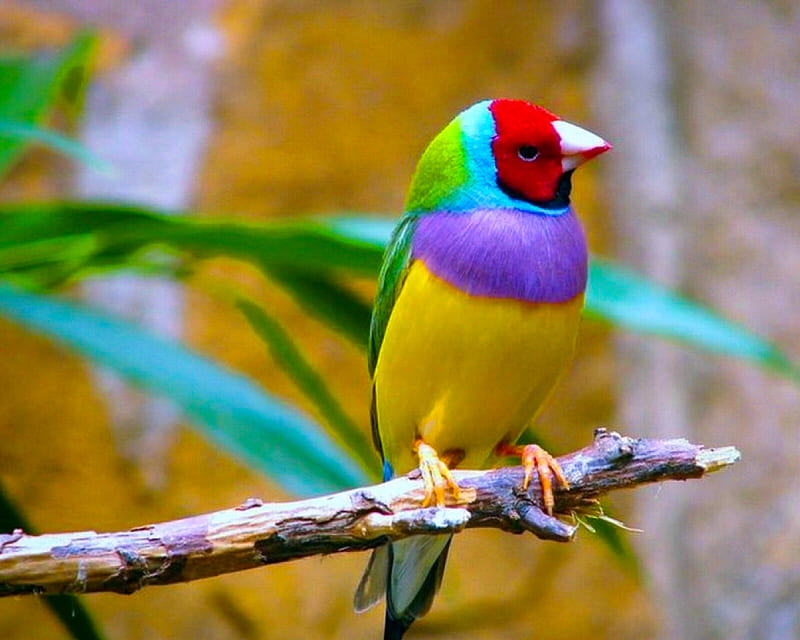
#> input picture Photo.jpg, 800 x 640 px, found by its file name
$ jupyter execute Task_8.ipynb   (older library calls are emulated)
#> lines starting #> are read from the running program, lines starting #| are printed output that depends on the picture; after the words box and inside, x2 and y2 are one past the last pixel; in counts of white or black regions, pixels touching at a corner belong together
<h4>Task-33: Using opencv perform thresholding , global thersholding, adaptive threshholding, otsu thresholding, Edge detection(Sobel edge detection, laplacian edge detection, canny edge detector) and hough line transformation and show results in separate plots.</h4>

[cell 1]
import cv2
import numpy as np
import matplotlib.pyplot as plt
img = cv2.imread('photo.jpg')
#> img is the input picture: shape (640, 800, 3); mean B, G, R 85.4, 130.8, 140.3

img_gray=cv2.cvtColor(img,cv2.COLOR_BGR2GRAY)
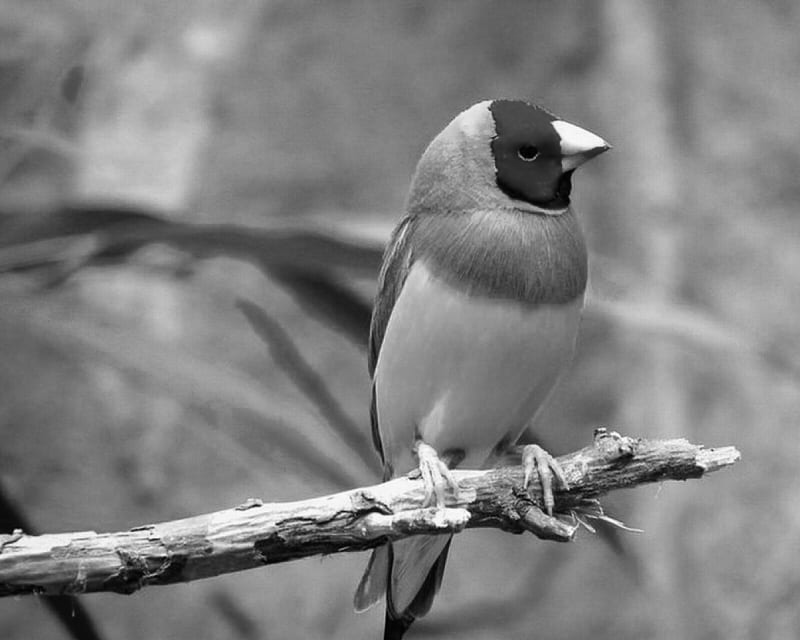
#> img_gray: shape (640, 800); min 0, max 255, mean 128.5

# Thresholding
threshold_value=127
ret,thresh1=cv2.threshold(img_gray,threshold_value,255,cv2.THRESH_BINARY)
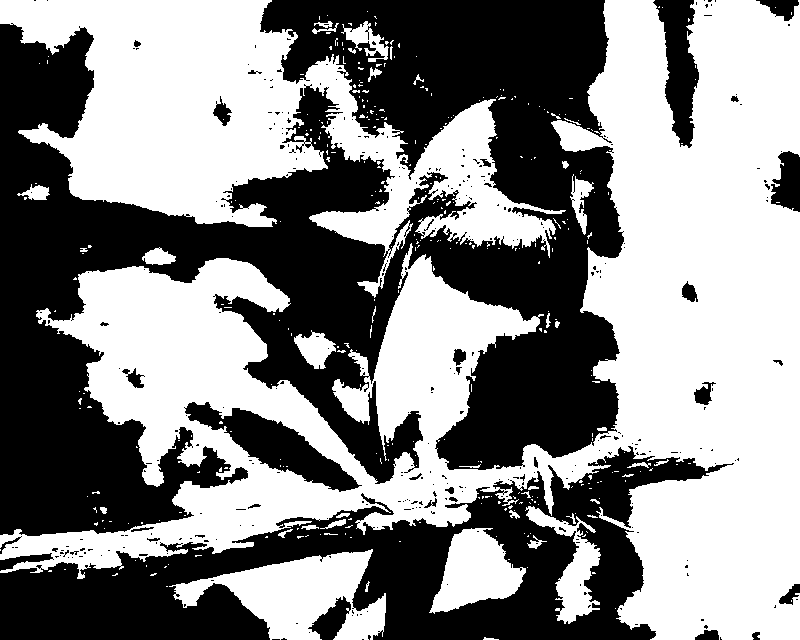
#> thresh1: shape (640, 800); 53.5% white; 331 black regions (298 under 20 px), largest, box (x1, y1, x2, y2) and area: (0, 0, 624, 536) 168268, (0, 446, 734, 640) 54623, (184, 402, 362, 492) 5284
#> ret = 127

#global thresholding
ret1,th1=cv2.threshold(img_gray,127,255,cv2.THRESH_BINARY)

#adaptive thresholding
th2=cv2.adaptiveThreshold(img_gray,255,cv2.ADAPTIVE_THRESH_MEAN_C,cv2.THRESH_BINARY,11,2)
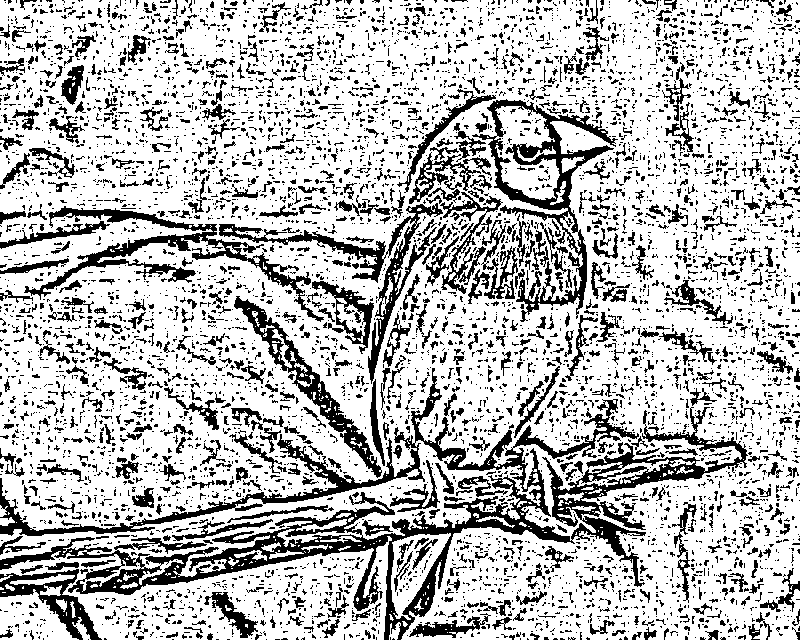
#> th2: shape (640, 800); 73.9% white; 6103 black regions (5233 under 20 px), largest, box (x1, y1, x2, y2) and area: (0, 368, 748, 640) 27797, (472, 99, 618, 322) 5916, (24, 206, 324, 322) 4895

#Otsu's thresholding
ret2,th2=cv2.threshold(img_gray,0,255,cv2.THRESH_BINARY+cv2.THRESH_OTSU)
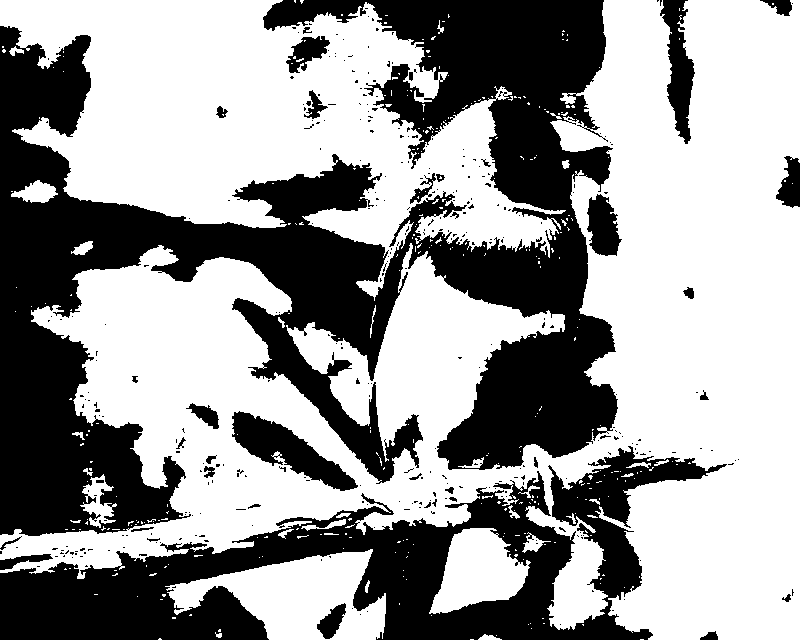
#> th2: shape (640, 800); 60.4% white; 343 black regions (307 under 20 px), largest, box (x1, y1, x2, y2) and area: (0, 0, 618, 536) 138195, (0, 446, 727, 640) 50710, (232, 411, 358, 491) 3801
#> ret2 = 122

#sobel edge detection
sobelx=cv2.Sobel(img_gray,cv2.CV_64F,1,0,ksize=5)
sobely=cv2.Sobel(img_gray,cv2.CV_64F,0,1,ksize=5)
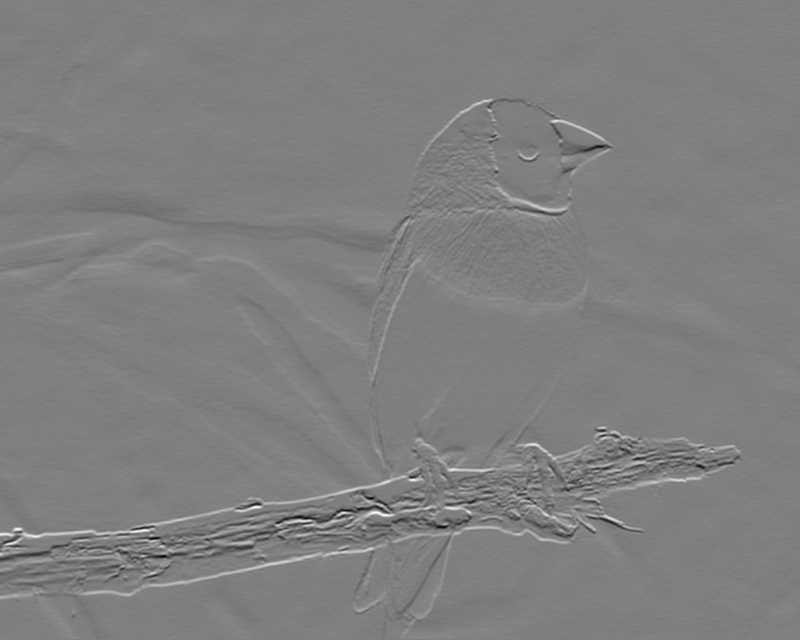
#> sobely: shape (640, 800) float64; min -9675, max 9644, mean -3.4; drawn with min black and max white

#laplacian edge detection
laplacian=cv2.Laplacian(img_gray,cv2.CV_64F)
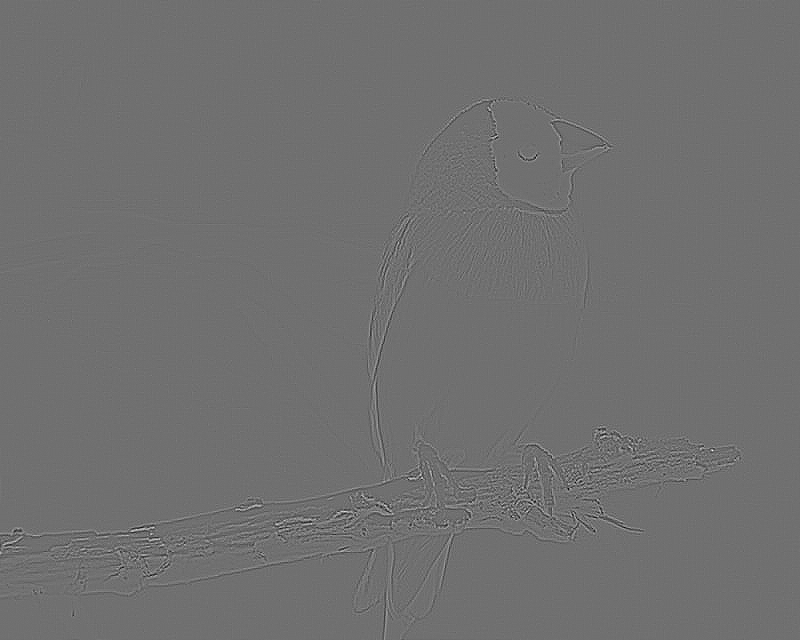
#> laplacian: shape (640, 800) float64; min -232, max 294, mean 0; drawn with min black and max white

#Canny edge detection
edges=cv2.Canny(img_gray,100,200)
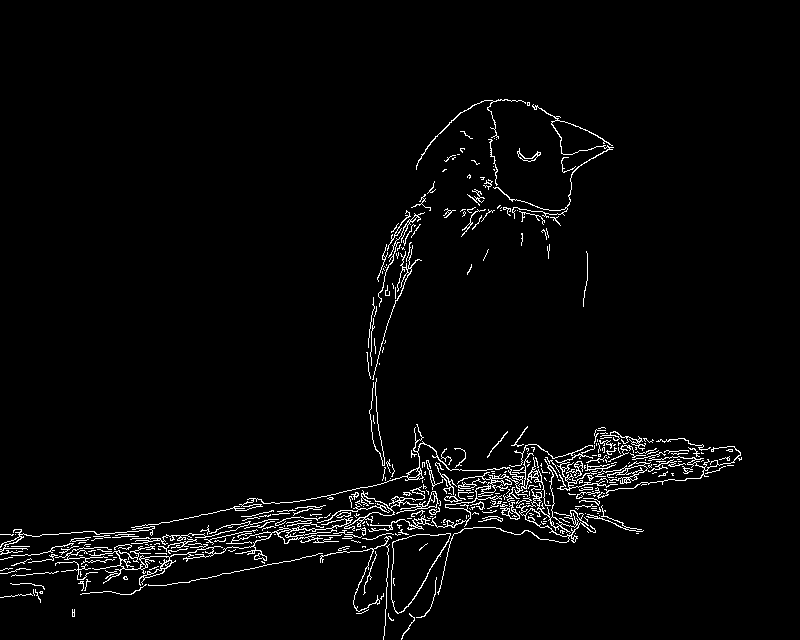
#> edges: shape (640, 800); 2.9% white in thin lines or dots, all inside (x1, y1, x2, y2) = (0, 99, 742, 640)

#hougline transform
minLineLength=100
maxLineGap=10
lines=cv2.HoughLinesP(edges,1,np.pi/180,100,minLineLength,maxLineGap)
#> lines = 22 rows, first 6: [148, 541, 160, 539], [87, 548, 100, 547], [187, 559, 197, 557], [370, 525, 385, 525], [239, 543, 249, 541], [106, 533, 122, 532]

#plot all the images in single figure
plt.figure(figsize=(20,20))
plt.subplot(331),plt.imshow(img_gray,cmap='gray')
plt.title('Original Image'),plt.xticks([]),plt.yticks([])
plt.subplot(332),plt.imshow(thresh1,cmap='gray')
plt.title('Thresholded Image'),plt.xticks([]),plt.yticks([])
plt.subplot(333),plt.imshow(th1,cmap='gray')
plt.title('Global Thresholding'),plt.xticks([]),plt.yticks([])
plt.subplot(334),plt.imshow(th2,cmap='gray')
plt.title('Adaptive Mean Thresholding'),plt.xticks([]),plt.yticks([])
plt.subplot(335),plt.imshow(th2,cmap='gray')
plt.title("Otsu's Thresholding"),plt.xticks([]),plt.yticks([])
plt.subplot(336),plt.imshow(sobelx,cmap='gray')
plt.title('Sobel X'),plt.xticks([]),plt.yticks([])
plt.subplot(337),plt.imshow(sobely,cmap='gray')
plt.title('Sobel Y'),plt.xticks([]),plt.yticks([])
plt.subplot(338),plt.imshow(laplacian,cmap='gray')
plt.title('Laplacian'),plt.xticks([]),plt.yticks([])
plt.subplot(339),plt.imshow(edges,cmap='gray')
plt.title('Canny Edge Detection'),plt.xticks([]),plt.yticks([])
plt.show()


#print huoghline transform
for x1,y1,x2,y2 in lines[0]:
    cv2.line(img,(x1,y1),(x2,y2),(0,255,0),2)
#> this loop made 1 pass
#> img: shape (640, 800, 3); 0.01% of pixels changed, all inside (x1, y1, x2, y2) = (147, 538, 162, 543)
plt.imshow(img,cmap='gray')
plt.show()

<h4>Task-34: Manuallly perfrom Thresholding on a grayscale image</h4>

[cell 2]
img_gray=cv2.cvtColor(img,cv2.COLOR_BGR2GRAY)
#mannual thresholding
threshold_value=127
for i in range(img_gray.shape[0]):
    for j in range(img_gray.shape[1]):
        if img_gray[i,j]>threshold_value:
            img_gray[i,j]=255
        else:
            img_gray[i,j]=0

plt.imshow(img_gray,cmap='gray')

<h4>Task-35: Manually perform sobel edge detection with first-order derivative in the x-direction and the y-direction. Show the results in a single plot.</h4>

[cell 3]
import cv2
import numpy as np
import matplotlib.pyplot as plt
img = cv2.imread('photo.jpg')

img_gray=cv2.cvtColor(img,cv2.COLOR_BGR2GRAY)
# Get user input for kernel size
kernel_size = int(input("Enter kernel size (odd number): "))
#> the answer given: 100

# Check if kernel size is odd
if kernel_size % 2 == 0:
    kernel_size += 1

# Generate Sobel filter kernels
gx = np.zeros((kernel_size, kernel_size))
gy = np.zeros((kernel_size, kernel_size))

value = kernel_size // 2
center = value

#for gx kernel
for i in range(kernel_size):
    for j in range(kernel_size):
        if j == center and i != center:
            gx[i, j] = value*2
        else:

            gx[i, j] = value

    value -= 1

# for gy kernel
value = kernel_size // 2
for i in range(kernel_size):
    for j in range(kernel_size):
        if j == center and i != center:
            gy[j, i] = value*2
        else:
            gy[j, i] = value

    value -= 1


#apply sobel filter on image using gx and gy kernel manually
img_sobelx = np.zeros(img_gray.shape)
img_sobely = np.zeros(img_gray.shape)

for i in range(img_gray.shape[0]-kernel_size):
    for j in range(img_gray.shape[1]-kernel_size):
        img_sobelx[i, j] = np.sum(img_gray[i:i+kernel_size, j:j+kernel_size] * gx)
        img_sobely[i, j] = np.sum(img_gray[i:i+kernel_size, j:j+kernel_size] * gy)
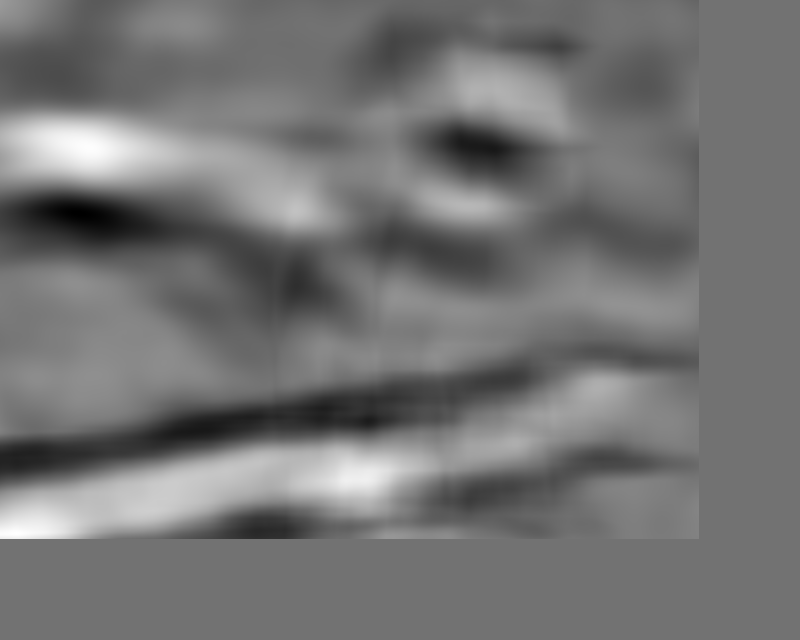
#> img_sobelx: shape (640, 800) float64; min -11597979, max 14331353, mean 213006.5; drawn with min black and max white
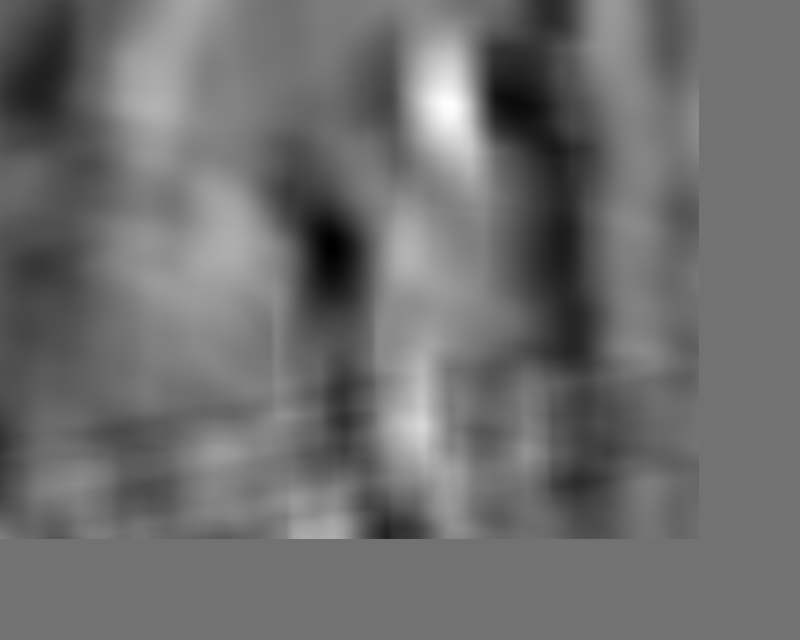
#> img_sobely: shape (640, 800) float64; min -11313254, max 13946181, mean -413752; drawn with min black and max white

#plot all the images in single figure
plt.figure(figsize=(20,20))
plt.subplot(131),plt.imshow(img_gray,cmap='gray')
plt.title('Original Image'),plt.xticks([]),plt.yticks([])
plt.subplot(132),plt.imshow(img_sobelx,cmap='gray')
plt.title('Sobel X'),plt.xticks([]),plt.yticks([])
plt.subplot(133),plt.imshow(img_sobely,cmap='gray')
plt.title('Sobel Y'),plt.xticks([]),plt.yticks([])
plt.show()
